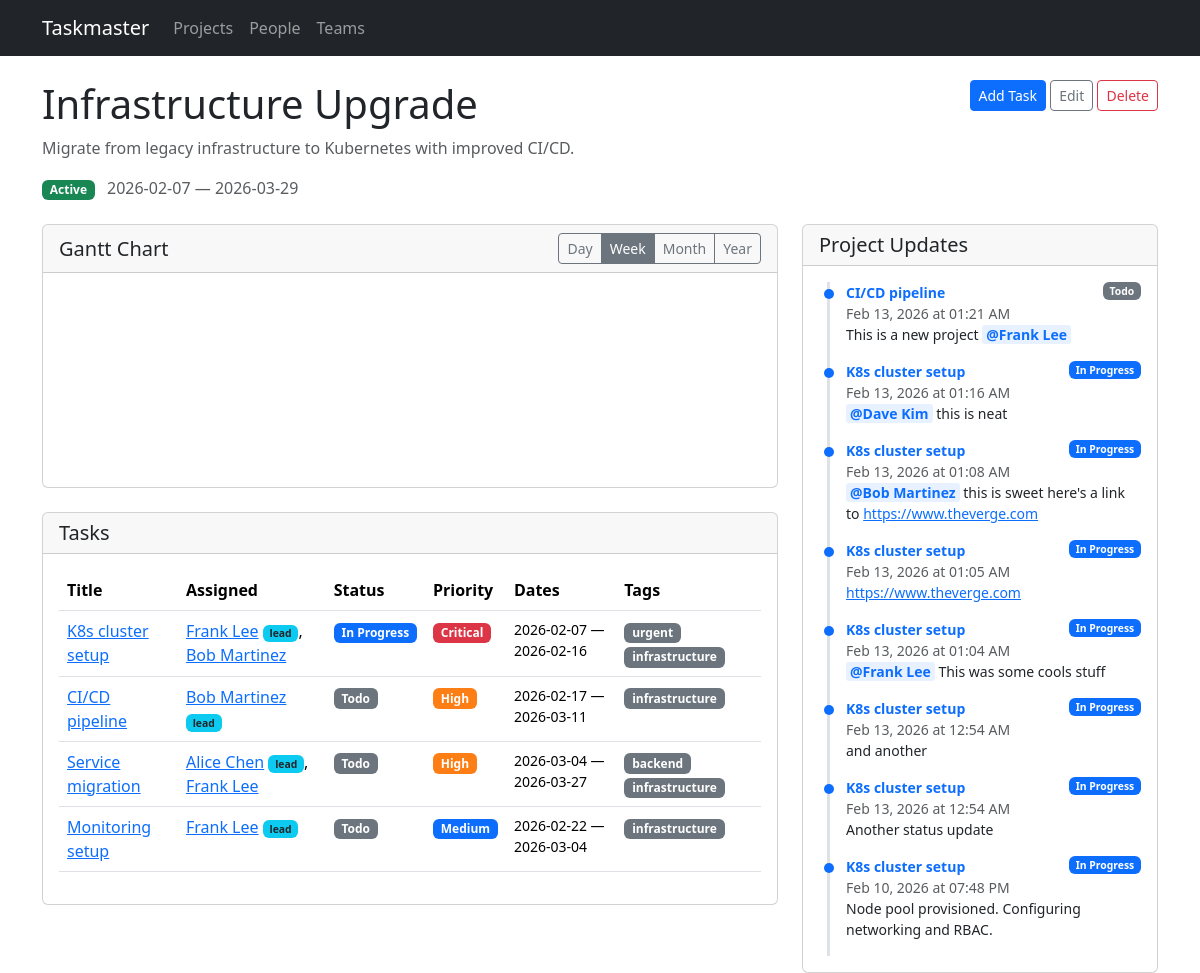
Page /projects/4 on the earlier database version.
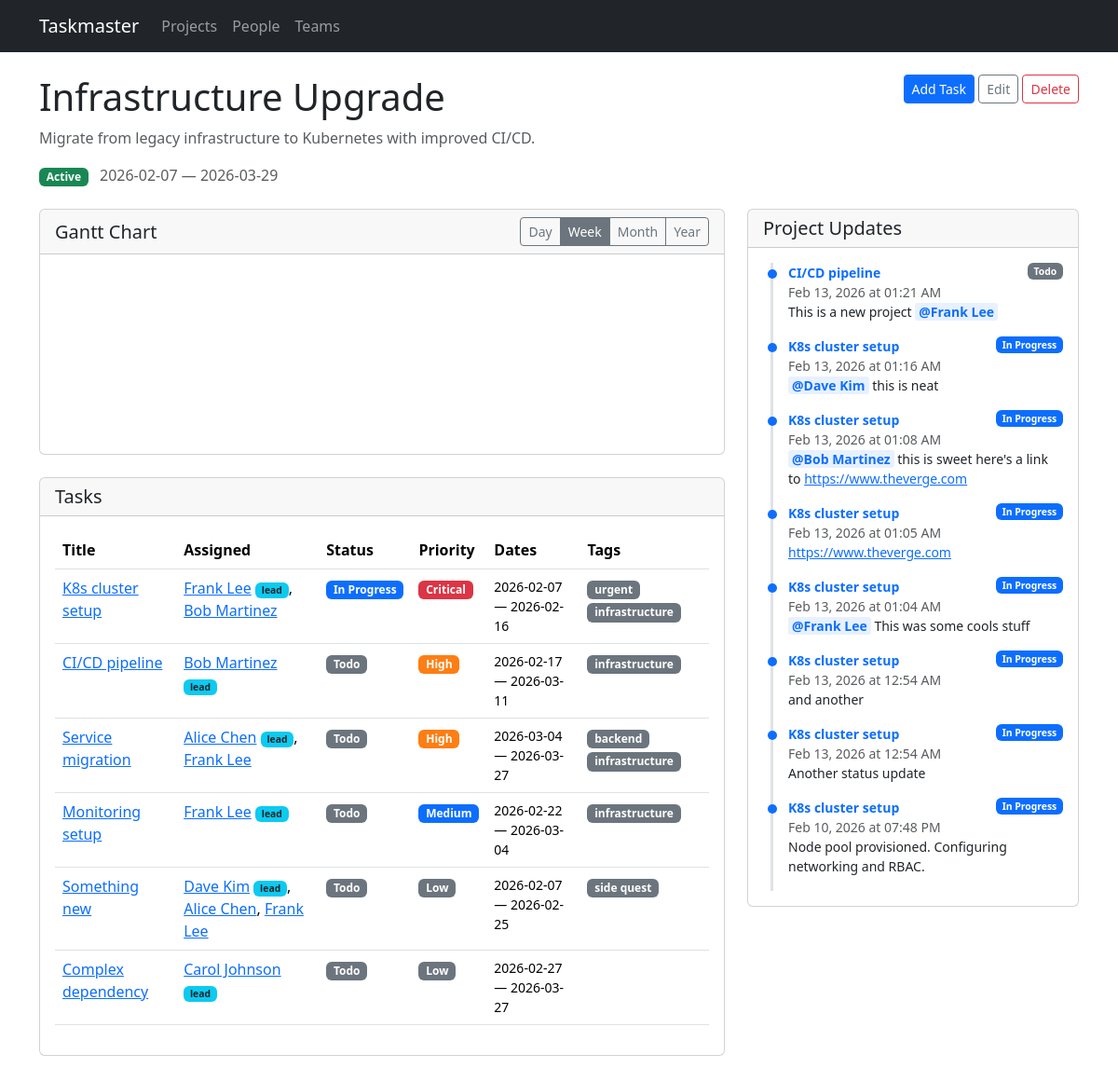
Same page on the later database version.
### models.py (models this page shows, shortened)
class Project(db.Model):
    id = db.Column(db.Integer, primary_key=True)
    name = db.Column(db.String(200), nullable=False)
    description = db.Column(db.Text)
    start_date = db.Column(db.Date)
    end_date = db.Column(db.Date)
    status = db.Column(db.String(20), default='active')  # active, completed, on_hold
    tasks = db.relationship('Task', backref='project', lazy=True, cascade='all, delete-orphan')

class Task(db.Model):
    id = db.Column(db.Integer, primary_key=True)
    title = db.Column(db.String(200), nullable=False)
    description = db.Column(db.Text)
    project_id = db.Column(db.Integer, db.ForeignKey('project.id'), nullable=False)
    start_date = db.Column(db.Date, nullable=False)
    end_date = db.Column(db.Date, nullable=False)
    status = db.Column(db.String(20), default='todo')  # todo, in_progress, done
    priority = db.Column(db.String(20), default='medium')  # low, medium, high, critical
    assignments = db.relationship('TaskAssignment', backref='task', lazy=True,
                                   cascade='all, delete-orphan')
    tags = db.relationship('Tag', secondary=task_tags, backref=db.backref('tasks', lazy=True))
    status_updates = db.relationship('StatusUpdate', backref='task', lazy=True,
                                     order_by='StatusUpdate.created_at.desc()',
                                     cascade='all, delete-orphan')
    dependencies = db.relationship(
        'Task',
        secondary='task_dependency',
        primaryjoin='Task.id == TaskDependency.task_id',
        secondaryjoin='Task.id == TaskDependency.depends_on_id',
        backref=db.backref('dependents', lazy=True),
        lazy=True,
    )
    @property
    def lead(self):
        for a in self.assignments:
            if a.is_lead:
                return a.person
        return None
    @property
    def assignees(self):
        return [a.person for a in self.assignments]

class Person(db.Model):
    id = db.Column(db.Integer, primary_key=True)
    name = db.Column(db.String(120), nullable=False)
    email = db.Column(db.String(120))
    team_id = db.Column(db.Integer, db.ForeignKey('team.id'))
    assignments = db.relationship('TaskAssignment', backref='person', lazy=True)

class Tag(db.Model):
    id = db.Column(db.Integer, primary_key=True)
    name = db.Column(db.String(50), unique=True, nullable=False)

class StatusUpdate(db.Model):
    id = db.Column(db.Integer, primary_key=True)
    task_id = db.Column(db.Integer, db.ForeignKey('task.id'), nullable=False)
    content = db.Column(db.Text, nullable=False)
    created_at = db.Column(db.DateTime, default=datetime.utcnow)
    mentions = db.relationship('Person', secondary=status_update_mentions,
                               backref=db.backref('mentioned_in', lazy=True))

### routes/projects.py (the view)
@bp.route('/projects/<int:id>')
def detail(id):
    project = Project.query.get_or_404(id)
    task_ids = [t.id for t in project.tasks]
    all_updates = StatusUpdate.query.filter(
        StatusUpdate.task_id.in_(task_ids)
    ).order_by(StatusUpdate.created_at.desc()).all() if task_ids else []
    return render_template('projects/detail.html', project=project,
                           all_updates=all_updates)

### templates/projects/detail.html (shortened to what this page needs)
{% extends "base.html" %}
{% block content %}
<div class="d-flex justify-content-between align-items-start mb-3">
    <div>
        <h1>{{ project.name }}</h1>
        {% if project.description %}
        <p class="text-muted">{{ project.description }}</p>
        {% endif %}
        <div class="mb-2">
            <span class="badge badge-{{ project.status }}">{{ project.status | replace('_', ' ') | title }}</span>
            {% if project.start_date %}<span class="text-muted ms-2">{{ project.start_date }}</span>{% endif %}
            {% if project.end_date %}<span class="text-muted"> &mdash; {{ project.end_date }}</span>{% endif %}
        </div>
    </div>
    <div>
        <a href="{{ url_for('tasks.new_task', project_id=project.id) }}" class="btn btn-primary btn-sm">Add Task</a>
        <a href="{{ url_for('projects.edit_project', id=project.id) }}" class="btn btn-outline-secondary btn-sm">Edit</a>
        <form method="post" action="{{ url_for('projects.delete_project', id=project.id) }}" class="d-inline"
              onsubmit="return confirm('Delete this project and all its tasks?')">
            <button type="submit" class="btn btn-outline-danger btn-sm">Delete</button>
        </form>
    </div>
</div>
<div class="row g-4">
<div class="col-lg-8">
    {% if project.tasks %}
    <div class="card mb-4">
        <div class="card-header d-flex justify-content-between align-items-center">
            <h5 class="mb-0">Gantt Chart</h5>
            <div class="btn-group btn-group-sm" id="gantt-zoom">
                <button type="button" class="btn btn-outline-secondary" data-mode="Day">Day</button>
                <button type="button" class="btn btn-outline-secondary active" data-mode="Week">Week</button>
                <button type="button" class="btn btn-outline-secondary" data-mode="Month">Month</button>
                <button type="button" class="btn btn-outline-secondary" data-mode="Year">Year</button>
            </div>
        </div>
        <div class="card-body gantt-container">
            <svg id="gantt"></svg>
        </div>
    </div>
    <div class="card">
        <div class="card-header"><h5 class="mb-0">Tasks</h5></div>
        <div class="card-body">
            <div class="table-responsive">
                <table class="table table-hover">
                    <thead>
                        <tr>
                            <th>Title</th>
                            <th>Assigned</th>
                            <th>Status</th>
                            <th>Priority</th>
                            <th>Dates</th>
                            <th>Tags</th>
                        </tr>
                    </thead>
                    <tbody>
                        {% for task in project.tasks %}
                        <tr>
                            <td><a href="{{ url_for('tasks.detail', id=task.id) }}">{{ task.title }}</a></td>
                            <td>
                                {% if task.assignees %}
                                    {% for person in task.assignees %}
                                    <a href="{{ url_for('people.detail', id=person.id) }}">{{ person.name }}</a>{% if task.lead and person.id == task.lead.id %} <span class="badge bg-info text-dark" style="font-size:0.65em">lead</span>{% endif %}{% if not loop.last %}, {% endif %}
                                    {% endfor %}
                                {% else %}
                                <span class="text-muted">Unassigned</span>
                                {% endif %}
                            </td>
                            <td><span class="badge badge-{{ task.status }}">{{ task.status | replace('_', ' ') | title }}</span></td>
                            <td><span class="badge badge-{{ task.priority }}">{{ task.priority | title }}</span></td>
                            <td class="small">{{ task.start_date }} &mdash; {{ task.end_date }}</td>
                            <td>
                                {% for tag in task.tags %}
                                <span class="badge bg-secondary">{{ tag.name }}</span>
                                {% endfor %}
                            </td>
                        </tr>
                        {% endfor %}
                    </tbody>
                </table>
            </div>
        </div>
    </div>
    {% else %}
    <div class="text-center py-5">
        <p class="text-muted">No tasks yet.</p>
        <a href="{{ url_for('tasks.new_task', project_id=project.id) }}" class="btn btn-primary">Add the first task</a>
    </div>
    {% endif %}
</div>
<div class="col-lg-4">
    <div class="card" style="position: sticky; top: 1rem;">
        <div class="card-header"><h5 class="mb-0">Project Updates</h5></div>
        <div class="card-body" style="max-height: 80vh; overflow-y: auto;">
            {% if all_updates %}
            <div class="status-timeline">
                {% for update in all_updates %}
                <div class="update-item">
                    <div class="d-flex justify-content-between align-items-start">
                        <a href="{{ url_for('tasks.detail', id=update.task.id) }}" class="fw-semibold small text-decoration-none">{{ update.task.title }}</a>
                        <span class="badge badge-{{ update.task.status }}" style="font-size:0.65em">{{ update.task.status | replace('_', ' ') | title }}</span>
                    </div>
                    <div class="text-muted small">{{ update.created_at.strftime('%b %d, %Y at %I:%M %p') }}</div>
                    <div class="small">{{ update.content|render_mentions }}</div>
                </div>
                {% endfor %}
            </div>
            {% else %}
            <p class="text-muted mb-0 small">No updates yet. Add status updates from individual task pages.</p>
            {% endif %}
        </div>
    </div>
</div>
</div>
{% endblock %}

### templates/base.html (shortened to what this page needs)
<!DOCTYPE html>
<html lang="en">
<head>
    <link href="https://cdn.jsdelivr.net/npm/bootstrap@5.3.3/dist/css/bootstrap.min.css" rel="stylesheet">
    <link rel="stylesheet" href="https://cdn.jsdelivr.net/npm/frappe-gantt@0.6.1/dist/frappe-gantt.min.css">
    <link rel="stylesheet" href="{{ url_for('static', filename='style.css') }}">
</head>
<body>
    <nav class="navbar navbar-expand-lg navbar-dark bg-dark">
        <div class="container">
            <a class="navbar-brand" href="{{ url_for('index') }}">Taskmaster</a>
            <div class="collapse navbar-collapse" id="navbarNav">
                <ul class="navbar-nav">
                    <li class="nav-item">
                        <a class="nav-link" href="{{ url_for('projects.list_projects') }}">Projects</a>
                    </li>
                    <li class="nav-item">
                        <a class="nav-link" href="{{ url_for('people.list_people') }}">People</a>
                    </li>
                    <li class="nav-item">
                        <a class="nav-link" href="{{ url_for('teams.list_teams') }}">Teams</a>
                    </li>
                </ul>
            </div>
        </div>
    </nav>
    <main class="container mt-4">
        {% block content %}{% endblock %}
    </main>
</body>
</html>

### static/style.css (style rules this page uses)
.badge-low { background-color: #6c757d; }
.badge-medium { background-color: #0d6efd; }
.badge-high { background-color: #fd7e14; }
.badge-critical { background-color: #dc3545; }
.badge-todo { background-color: #6c757d; }
.badge-in_progress { background-color: #0d6efd; }
.badge-active { background-color: #198754; }
.status-timeline { border-left: 3px solid #dee2e6; padding-left: 1rem; margin-left: 0.5rem; }
.status-timeline .update-item { position: relative; padding-bottom: 1rem; }
.status-timeline .update-item::before { content: ''; position: absolute; left: -1.35rem; top: 0.4rem; width: 10px; height: 10px; border-radius: 50%; background: #0d6efd; }
.gantt-container { overflow-x: auto; margin: 1rem 0; }
.mention-tag { background-color: #e7f1ff; color: #0d6efd; padding: 0 4px; border-radius: 3px; font-weight: 600; }

Differences in the rows shown:
added Task: title "Something new", status "Todo", priority "Low", start_date "2026-02-07", end_date "2026-02-25", Person (name "Alice Chen"), Person (name "Frank Lee")
now on this page (row unchanged): Person: name "Dave Kim", shows "lead", shown under "Something new"
added Tag: name "side quest", shown under "Something new"
added Task: title "Complex dependency", status "Todo", priority "Low", start_date "2026-02-27", end_date "2026-03-27"
now on this page (row unchanged): Person: name "Carol Johnson", shows "lead", shown under "Complex dependency"
